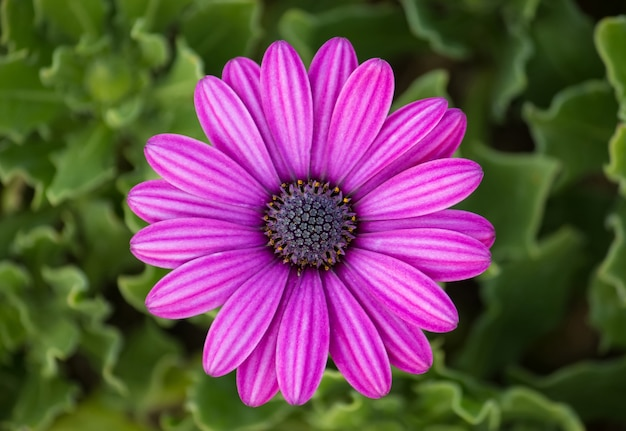
#> input picture purple.jpg, 626 x 431 px
$ python 'DIP Lab 6(Convert RGB to HSI).py'
#> lines starting #> are read from the running program, lines starting #| are printed output that depends on the picture
#> further down, rgb_image is the input picture: PIL image 626x431 RGB; mean R, G, B 106.7, 75.4, 83.1
import numpy as np
from PIL import Image
import matplotlib.pyplot as plt

def rgb_to_hsi(rgb_image):
    # Normalize the RGB values to the range [0, 1]
    rgb_image = rgb_image / 255.0
#> rgb_image: shape (431, 626, 3) float64

    # Extract R, G, B channels
    R = rgb_image[:, :, 0]
    G = rgb_image[:, :, 1]
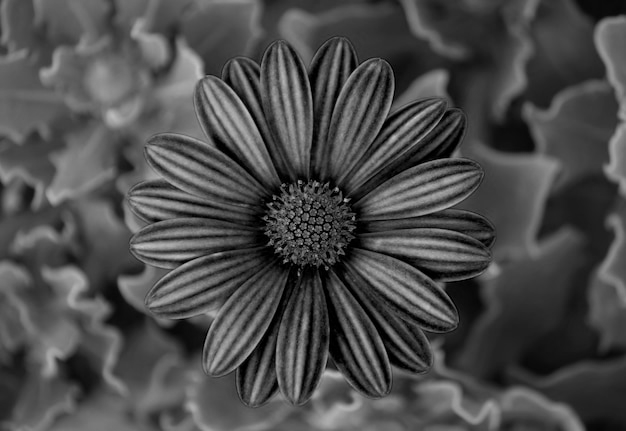
#> G: shape (431, 626) float64; min 0, max 0.761, mean 0.296
    B = rgb_image[:, :, 2]
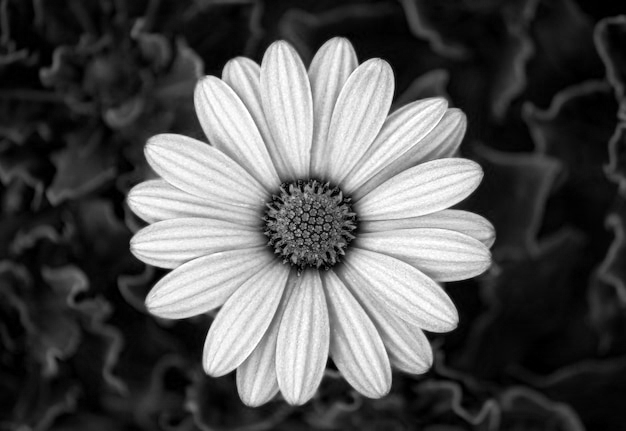
#> B: shape (431, 626) float64; min 0, max 1, mean 0.326

    # Calculate Intensity
    I = (R + G + B) / 3.0

    # Calculate Saturation
    num = 1 - (np.minimum(R, np.minimum(G, B)) / (R + G + B + 1e-6))  # Adding a small epsilon to avoid division by zero
    S = 1 - num
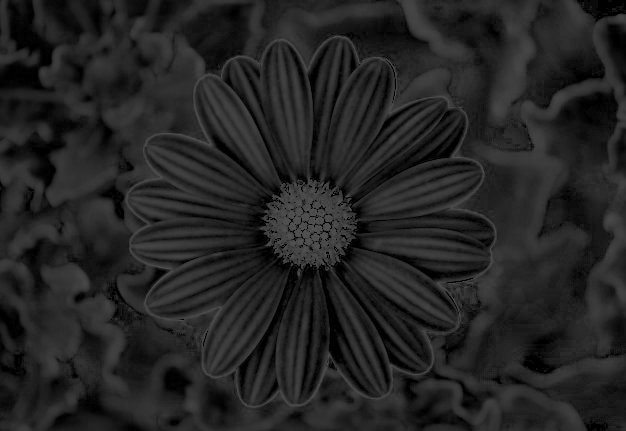
#> S: shape (431, 626) float64; min 0, max 0.329, mean 0.143

    # Calculate Hue
    num = 0.5 * ((R - G) + (R - B))
    den = np.sqrt((R - G) ** 2 + (R - B) * (G - B) + 1e-6)  # Adding epsilon to avoid division by zero
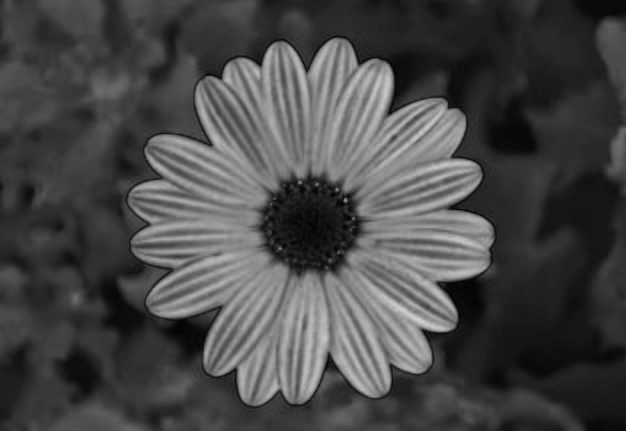
#> den: shape (431, 626) float64; min 0.00405, max 0.817, mean 0.286
    theta = np.arccos(num / den)
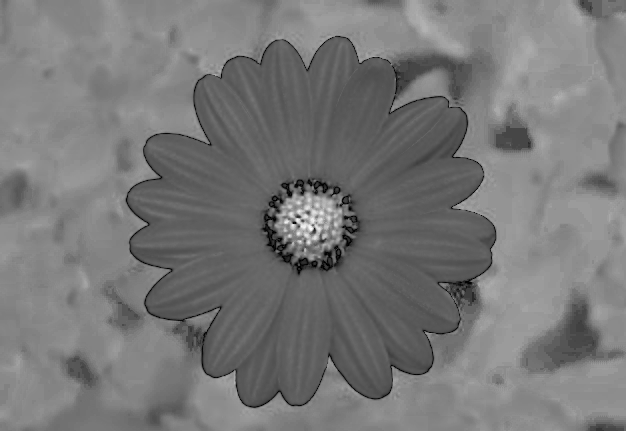
#> theta: shape (431, 626) float64; min 0.00472, max 2.69, mean 1.27; drawn with min black and max white

    H = np.zeros_like(I)

    # Hue calculation
    H[B <= G] = theta[B <= G]
    H[B > G] = 2 * np.pi - theta[B > G]
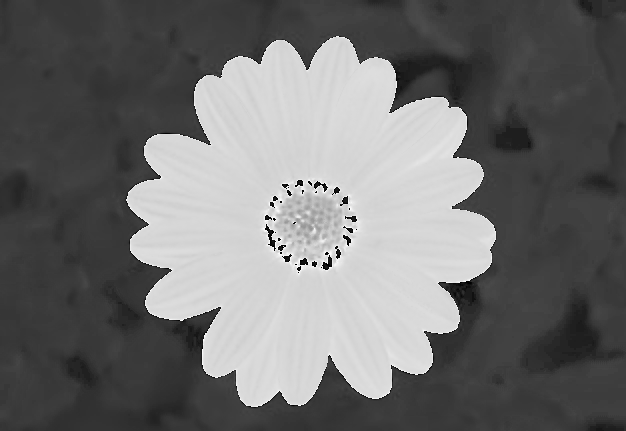
#> H: shape (431, 626) float64; min 0.00472, max 6.26, mean 2.75; drawn with min black and max white

    # Normalize Hue to [0, 1]
    H = H / (2 * np.pi)

    # Stack H, S, I into a single HSI image
    hsi_image = np.stack((H, S, I), axis=-1)
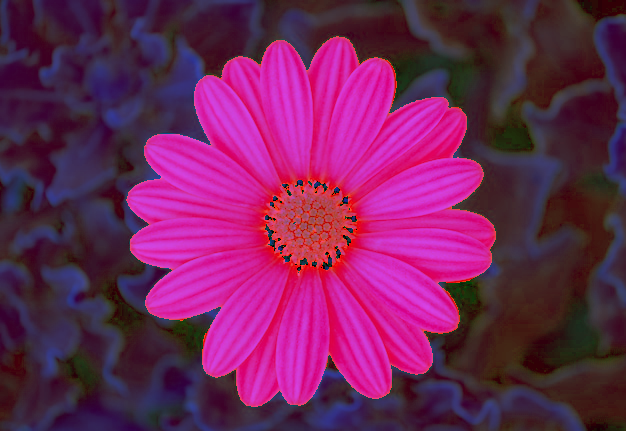
#> hsi_image: shape (431, 626, 3) float64; mean of channels 0, 1, 2 0.437, 0.143, 0.347; drawn as R, G, B

    return hsi_image

# Load an RGB image using PIL
image_path = 'purple.jpg'  # Change this to your image path
rgb_image = Image.open(image_path)
rgb_image = np.array(rgb_image)

# Convert the RGB image to HSI
hsi_image = rgb_to_hsi(rgb_image)

# Extract H, S, I components
H = hsi_image[:, :, 0]
S = hsi_image[:, :, 1]
I = hsi_image[:, :, 2]

# Plotting the results
plt.figure(figsize=(16, 8))

# Original RGB Image
plt.subplot(2, 3, 1)
plt.title('RGB Image')
plt.imshow(rgb_image)
plt.axis('off')

# H Channel (Hue)
plt.subplot(2, 3, 2)
plt.title('Hue Channel')
plt.imshow(H, cmap='hsv')
plt.axis('off')

# S Channel (Saturation)
plt.subplot(2, 3, 3)
plt.title('Saturation Channel')
plt.imshow(S, cmap='gray')
plt.axis('off')

# I Channel (Intensity)
plt.subplot(2, 3, 4)
plt.title('Intensity Channel')
plt.imshow(I, cmap='gray')
plt.axis('off')

# HSI Image (composite)
plt.subplot(2, 3, 5)
plt.title('HSI Image')
plt.imshow(hsi_image)
plt.axis('off')

plt.tight_layout()
plt.show()

$ run again, with flower.jpg copied over purple.jpg
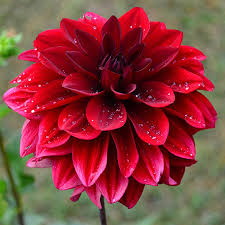
#> input picture flower.jpg, 225 x 225 px
#> rgb_image is the input picture: PIL image 225x225 RGB; mean R, G, B 137.7, 61.1, 61.6
#> rgb_image: shape (225, 225, 3) float64
#> in rgb_to_hsi, `H[B > G] = 2 * np.pi - theta[B > G]`:
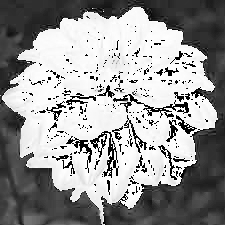
#> H: shape (225, 225) float64; min 0.0011, max 6.28, mean 3.74; drawn with min black and max white
#> in rgb_to_hsi, `hsi_image = np.stack((H, S, I), axis=-1)`:
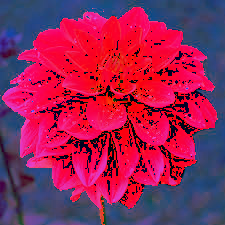
#> hsi_image: shape (225, 225, 3) float64; mean of channels 0, 1, 2 0.596, 0.142, 0.34; drawn as R, G, B

$ run again, with night.jpg copied over purple.jpg
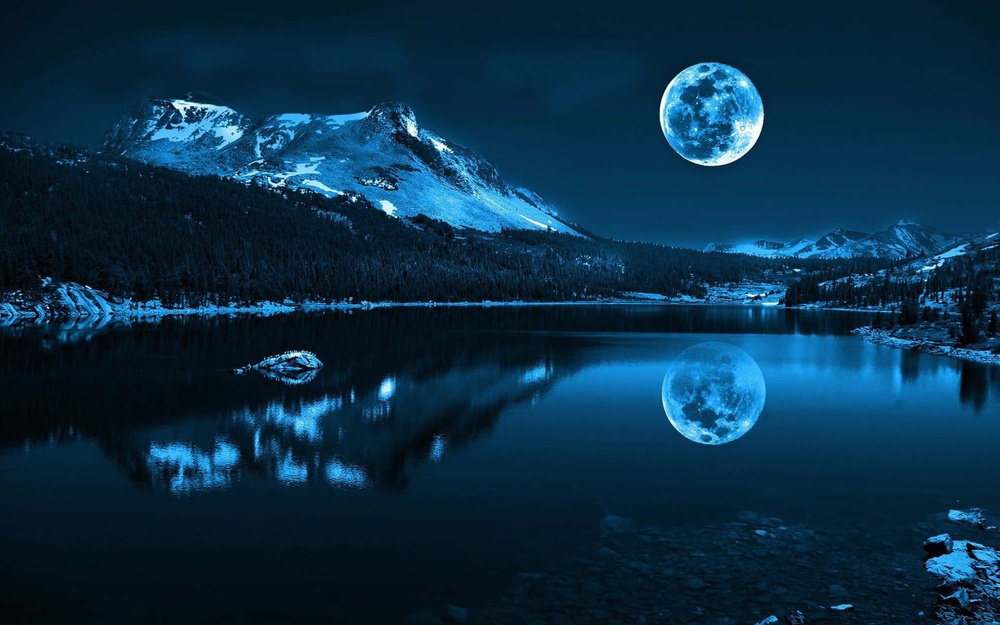
#> input picture night.jpg, 1000 x 625 px, shrunk from 1920 x 1200 before the run
#> rgb_image is the input picture: PIL image 1000x625 RGB; mean R, G, B 10, 46.5, 71.2
#> rgb_image: shape (625, 1000, 3) float64
#> in rgb_to_hsi, `H[B > G] = 2 * np.pi - theta[B > G]`:
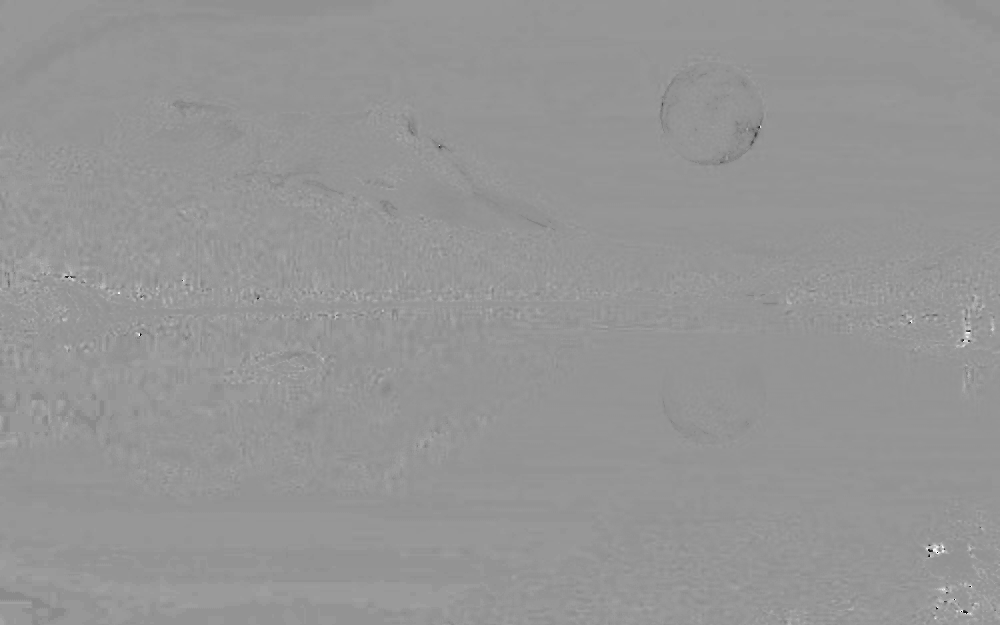
#> H: shape (625, 1000) float64; min 0.0425, max 6.03, mean 3.57; drawn with min black and max white
#> in rgb_to_hsi, `hsi_image = np.stack((H, S, I), axis=-1)`:
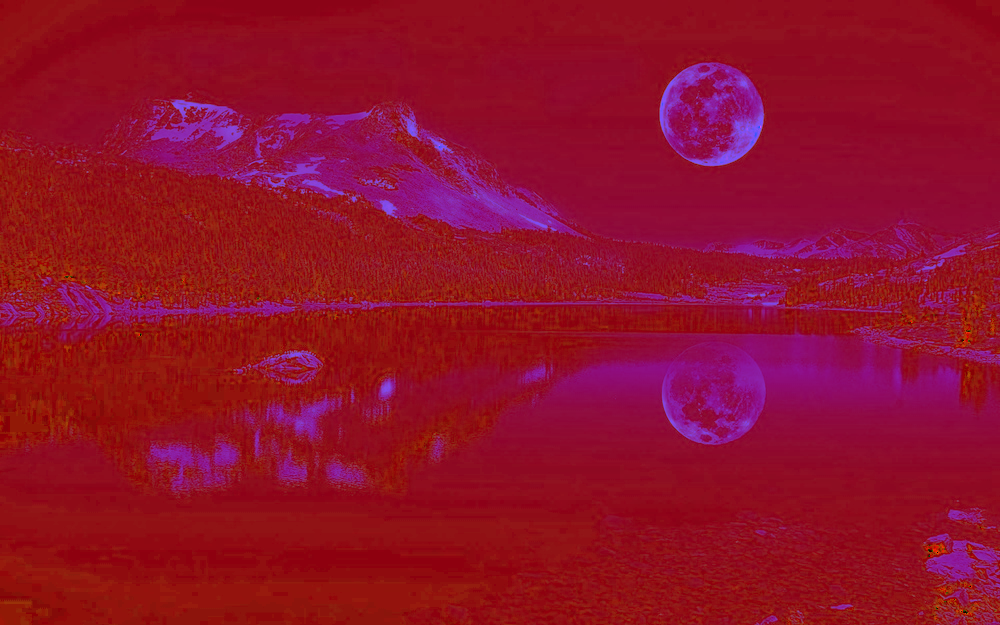
#> hsi_image: shape (625, 1000, 3) float64; mean of channels 0, 1, 2 0.568, 0.0632, 0.167; drawn as R, G, B

$ run again, with mahfuz.jpeg copied over purple.jpg
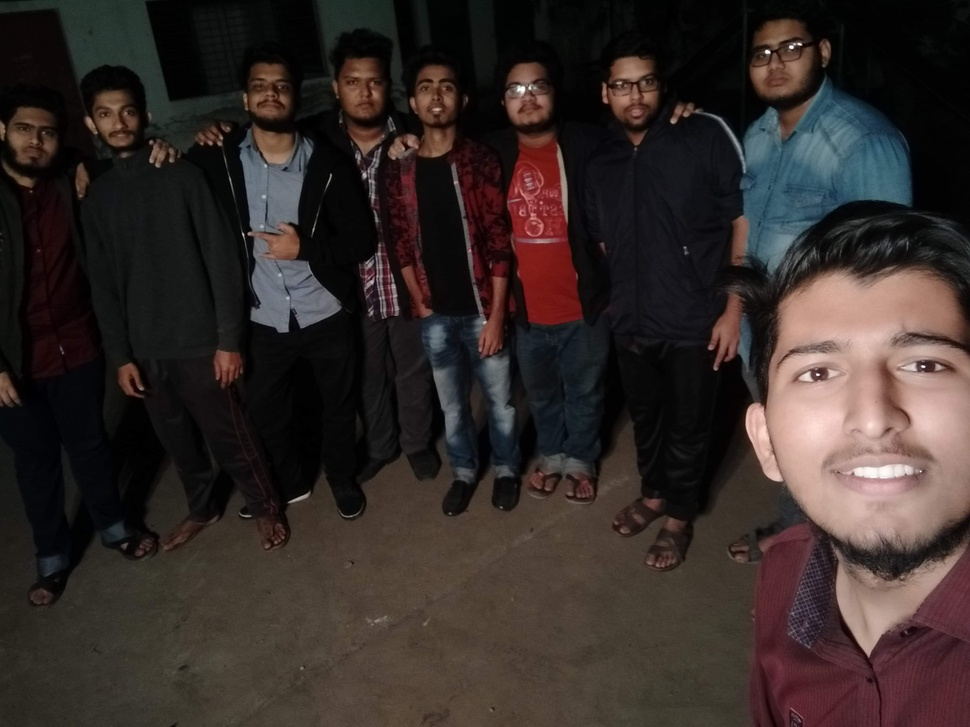
#> input picture mahfuz.jpeg, 970 x 727 px, shrunk from 3264 x 2448 before the run
#> rgb_image is the input picture: PIL image 970x727 RGB; mean R, G, B 52.8, 43.4, 40.6
#> rgb_image: shape (727, 970, 3) float64
#> in rgb_to_hsi, `hsi_image = np.stack((H, S, I), axis=-1)`:
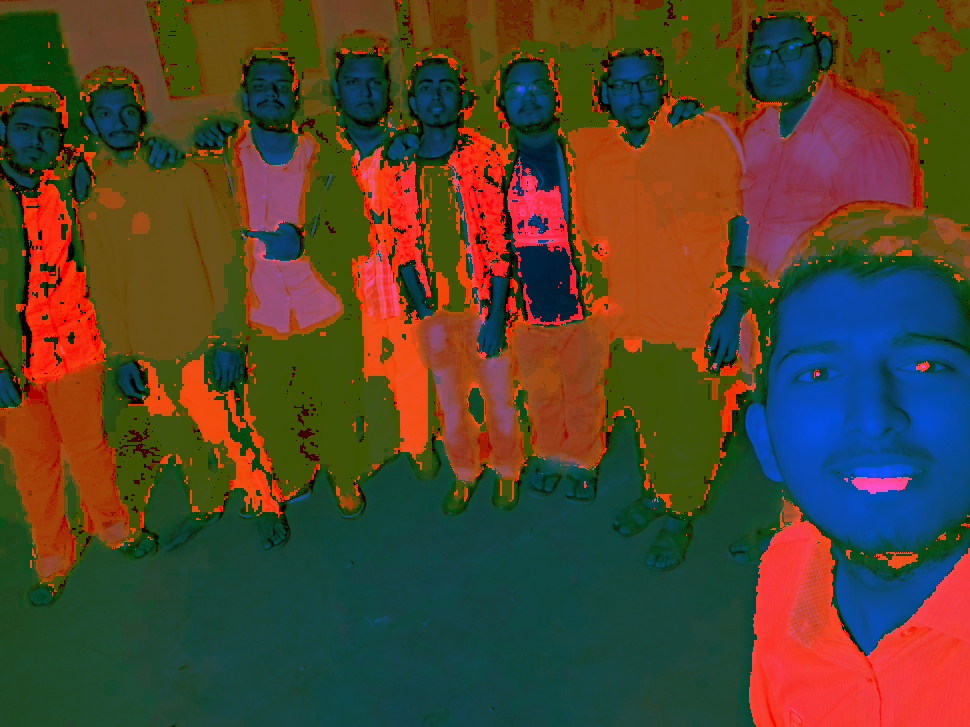
#> hsi_image: shape (727, 970, 3) float64; mean of channels 0, 1, 2 0.324, 0.271, 0.179; drawn as R, G, B
